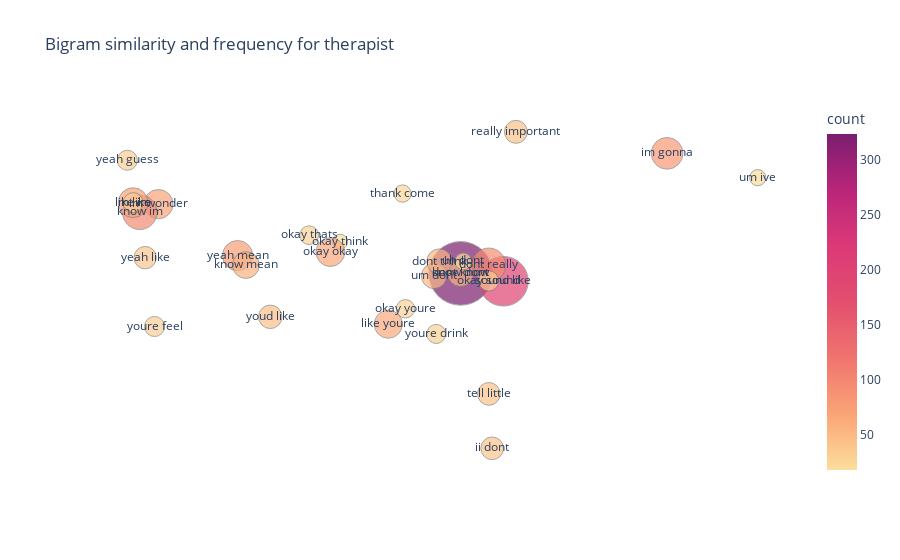

The notebook cell this image was saved under:
### Code cell
create_bg_similarity('therapist')

### Figure 1 — Plotly figure (JSON) as saved in the notebook; plotly's stock layout.template omitted (floating-point values rounded to 4 significant figures)
{"data": [{"hovertemplate": "<b>%{hovertext}</b><br><br>tsne_1=%{x}<br>tsne_2=%{y}<br>count=%{marker.color}<br>bigram=%{text}<extra></extra>", "hovertext": ["dont know", "sound like", "dont really", "im wonder", "youd like", "yeah mean", "know im", "tell little", "yeah guess", "know dont", "know mean", "youre feel", "thank come", "like im", "like youre", "yeah like", "um dont", "okay think", "dont think", "im gonna", "ii dont", "okay okay", "okay youre", "youre drink", "uh dont", "im like", "okay thats", "okay sound", "um ive", "really important"], "legendgroup": "", "marker": {"color": [323, 196, 93, 68, 44, 73, 95, 41, 32, 55, 57, 32, 24, 71, 63, 40, 51, 18, 51, 80, 41, 66, 27, 29, 23, 32, 28, 33, 21, 42], "coloraxis": "coloraxis", "line": {"color": "Gray", "width": 1}, "size": [323, 196, 93, 68, 44, 73, 95, 41, 32, 55, 57, 32, 24, 71, 63, 40, 51, 18, 51, 80, 41, 66, 27, 29, 23, 32, 28, 33, 21, 42], "sizemode": "area", "sizeref": 0.1595, "symbol": "circle"}, "mode": "markers+text", "name": "", "orientation": "v", "showlegend": false, "text": ["dont know", "sound like", "dont really", "im wonder", "youd like", "yeah mean", "know im", "tell little", "yeah guess", "know dont", "know mean", "youre feel", "thank come", "like im", "like youre", "yeah like", "um dont", "okay think", "dont think", "im gonna", "ii dont", "okay okay", "okay youre", "youre drink", "uh dont", "im like", "okay thats", "okay sound", "um ive", "really important"], "type": "scatter", "x": [5.463, 10.17, 8.548, -27.74, -15.45, -19.04, -29.79, 8.562, -31.15, 5.463, -18.13, -28.17, -0.9149, -30.51, -2.482, -29.2, 2.544, -7.774, 3.136, 28.14, 8.926, -8.844, -0.5969, 2.782, 5.751, -30.51, -11.18, 8.54, 38.11, 11.54], "xaxis": "x", "y": [-8.595, -10.56, -6.528, 8.745, -19.47, -4.153, 6.704, -38.77, 19.74, -8.595, -6.502, -21.9, 11.39, 9.115, -21.32, -4.651, -9.249, -0.6739, -5.623, 21.47, -52.41, -3.262, -17.46, -23.76, -5.58, 9.115, 0.9702, -10.48, 15.37, 26.86], "yaxis": "y"}], "layout": {"coloraxis": {"colorbar": {"title": {"text": "count"}}, "colorscale": [[0, "rgb(252, 222, 156)"], [0.1667, "rgb(250, 164, 118)"], [0.3333, "rgb(240, 116, 110)"], [0.5, "rgb(227, 79, 111)"], [0.6667, "rgb(220, 57, 119)"], [0.8333, "rgb(185, 37, 122)"], [1, "rgb(124, 29, 111)"]]}, "legend": {"itemsizing": "constant", "tracegroupgap": 0}, "title": {"text": "Bigram similarity and frequency for therapist"}, "xaxis": {"anchor": "y", "domain": [0, 1], "title": {"text": "tsne_1"}, "visible": false}, "yaxis": {"anchor": "x", "domain": [0, 1], "title": {"text": "tsne_2"}, "visible": false}}}
